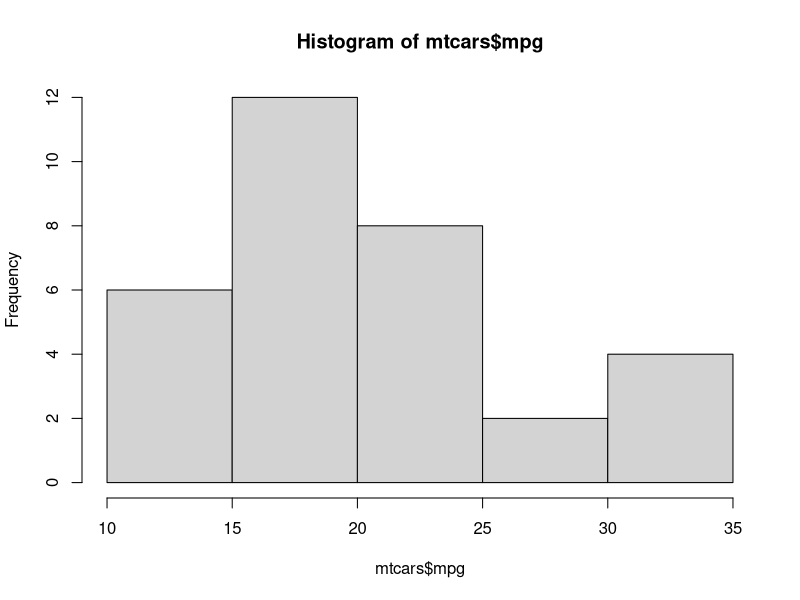
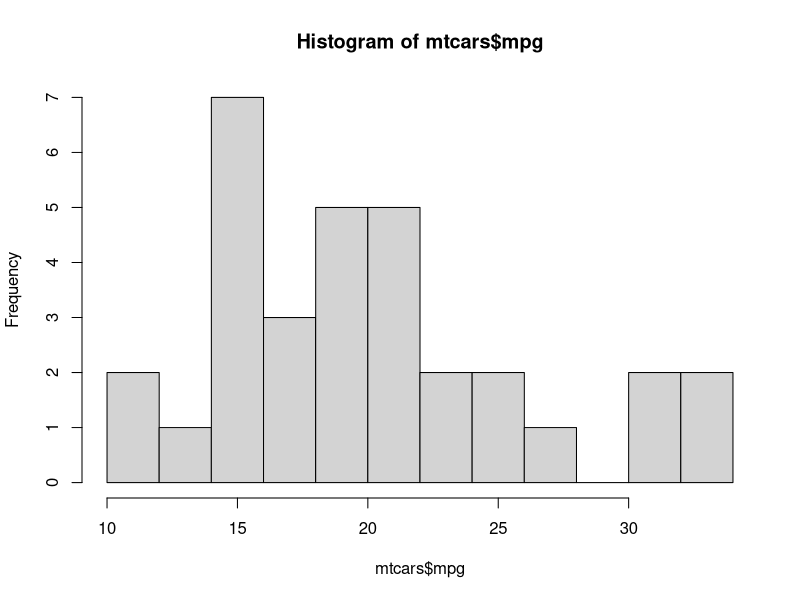
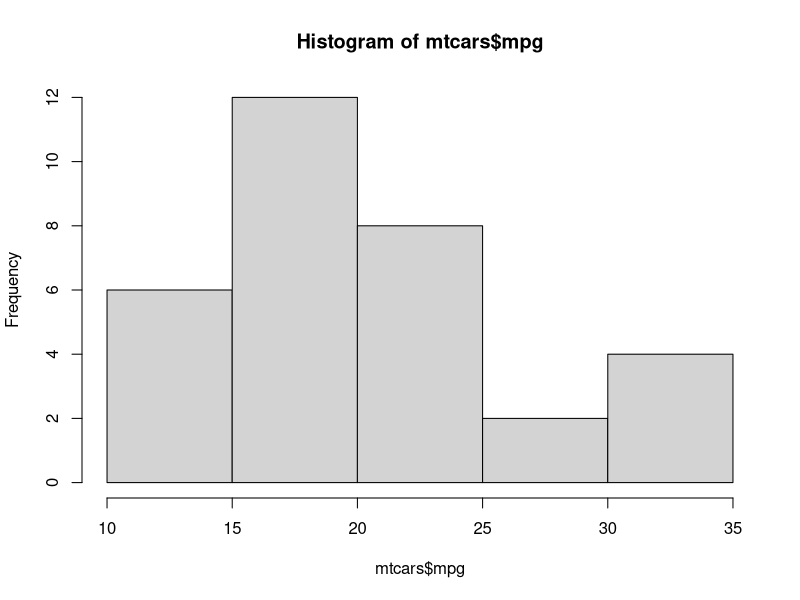
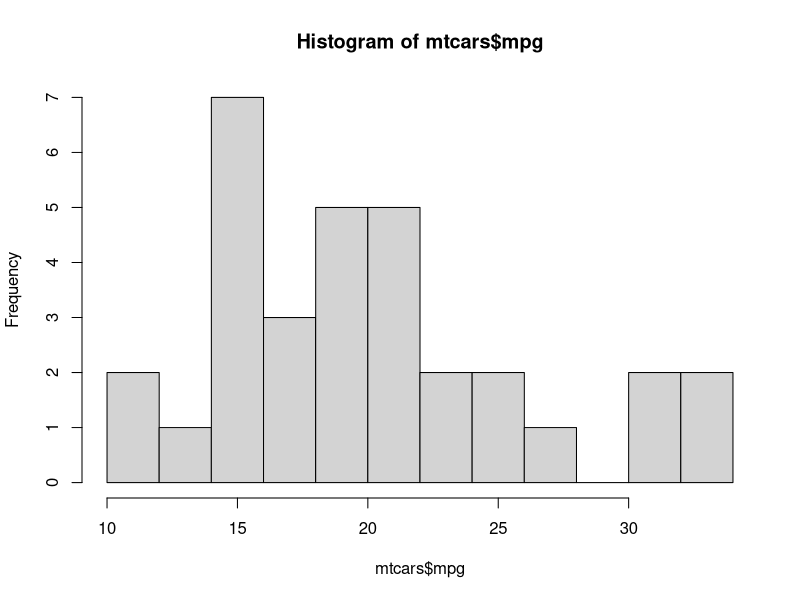

Source code (R) for these figures, in order: (Note: this script raises an error after producing the figures.)
#Creating Histograms
getwd()
labdir<-"C:/Users/ebelw/Documents/RPI/2020_1_Spring/Data Analytics/GitRepo/Lab 1 Part 2"
setwd(labdir)

#Basic Histogram
hist(mtcars$mpg)
hist(mtcars$mpg, breaks=10)
hist(mtcars$mpg, breaks=5)
hist(mtcars$mpg, breaks=12)

#GGPlot Histograms
qplot(mpg,data=mtcars,binwidth=4)
ggplot(mtcars,aes(x=mpg))+geom_histogram(binwidth = 4)
ggplot(mtcars,aes(x=mpg))+geom_histogram(binwidth = 5)
